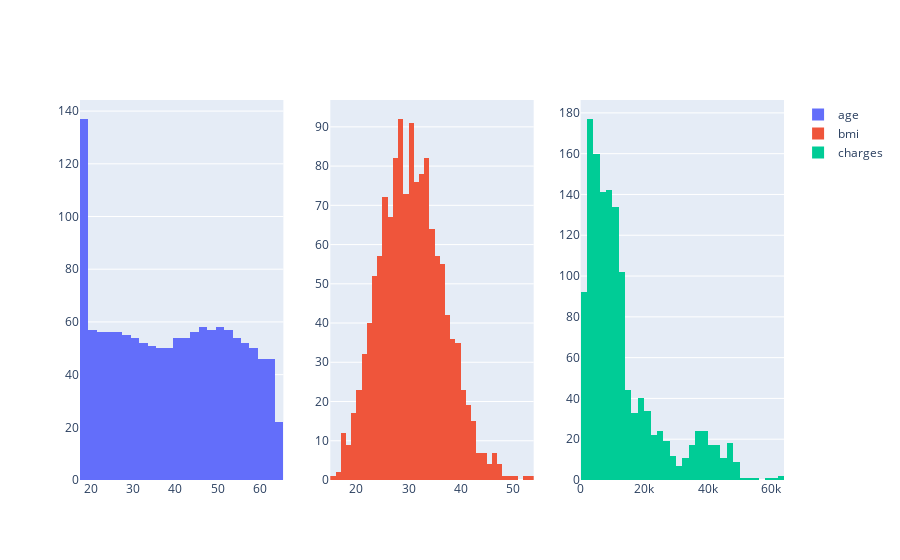

Notebook cell for this chart:
### Code cell
fig = make_subplots(rows=1, cols=3, specs=[[{"type": "histogram"}, {"type": "histogram"}, {"type": "histogram"}]])

fig.add_trace(go.Histogram(x=insurance['age'], name='age'),
             row=1, col=1)

fig.add_trace(go.Histogram(x=insurance['bmi'], name='bmi'),
             row=1, col=2)

fig.add_trace(go.Histogram(x=insurance['charges'], name='charges'),
             row=1, col=3)

### Figure 1 — Plotly figure (JSON) as saved in the notebook; plotly's stock layout.template omitted (floating-point values rounded to 4 significant figures; data arrays with more than 128 entries replaced by an {"elided": "..."} marker saying what was removed)
{"data": [{"name": "age", "type": "histogram", "x": {"elided": "1338 int values"}, "xaxis": "x", "yaxis": "y"}, {"name": "bmi", "type": "histogram", "x": {"elided": "1338 float values"}, "xaxis": "x2", "yaxis": "y2"}, {"name": "charges", "type": "histogram", "x": {"elided": "1338 float values"}, "xaxis": "x3", "yaxis": "y3"}], "layout": {"xaxis": {"anchor": "y", "domain": [0, 0.2889]}, "xaxis2": {"anchor": "y2", "domain": [0.3556, 0.6444]}, "xaxis3": {"anchor": "y3", "domain": [0.7111, 1]}, "yaxis": {"anchor": "x", "domain": [0, 1]}, "yaxis2": {"anchor": "x2", "domain": [0, 1]}, "yaxis3": {"anchor": "x3", "domain": [0, 1]}}}
